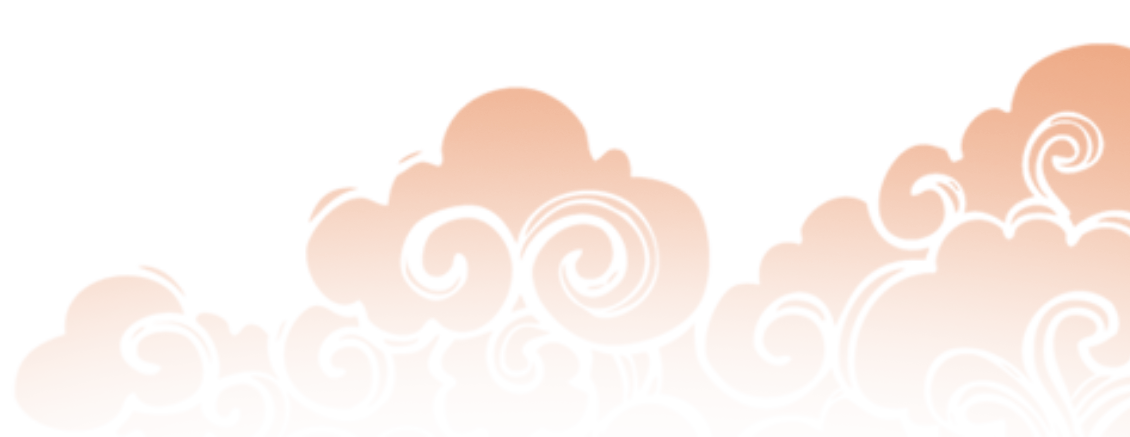
#> input picture images/decoration/cloud-top.png, 1130 x 437 px, found by its file name
$ python fix-cloud-alpha.py
#> lines starting #> are read from the running program, lines starting #| are printed output that depends on the picture
# -*- coding: utf-8 -*-
"""Ensure cloud-top.png is RGBA PNG (preserve RGB, use luminance as alpha)."""
from PIL import Image
import sys

path = sys.argv[1] if len(sys.argv) > 1 else 'images/decoration/cloud-top.png'
img = Image.open(path).convert('RGB')
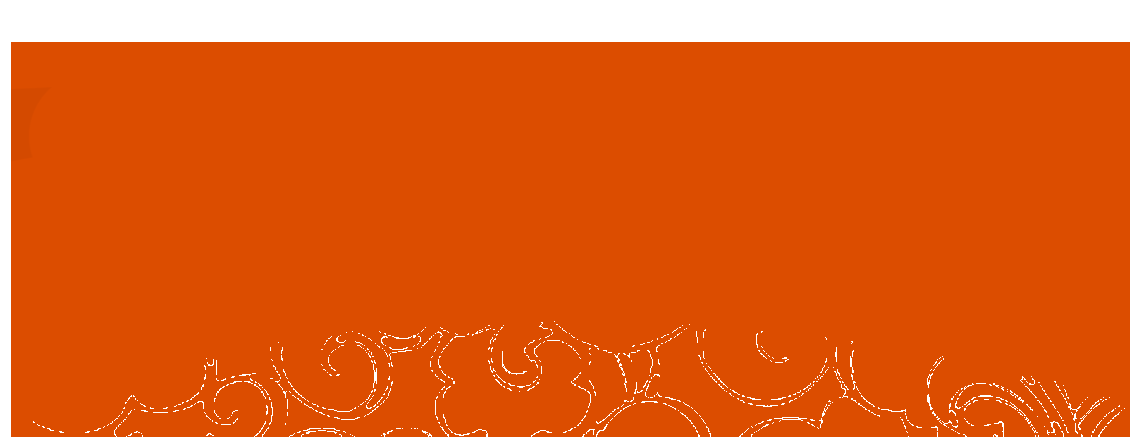
#> img: PIL image 1130x437 RGB; mean R, G, B 224, 97.2, 29
pixels = list(img.getdata())
#> pixels = 493810 items
rgba = []
for r, g, b in pixels:
    alpha = max(r, g, b)
    rgba.append((r, g, b, alpha))
#> after the loop, rgba = 493810 items
out = Image.new('RGBA', img.size)
#> out: PIL image 1130x437 RGBA; every value is 0
out.putdata(rgba)
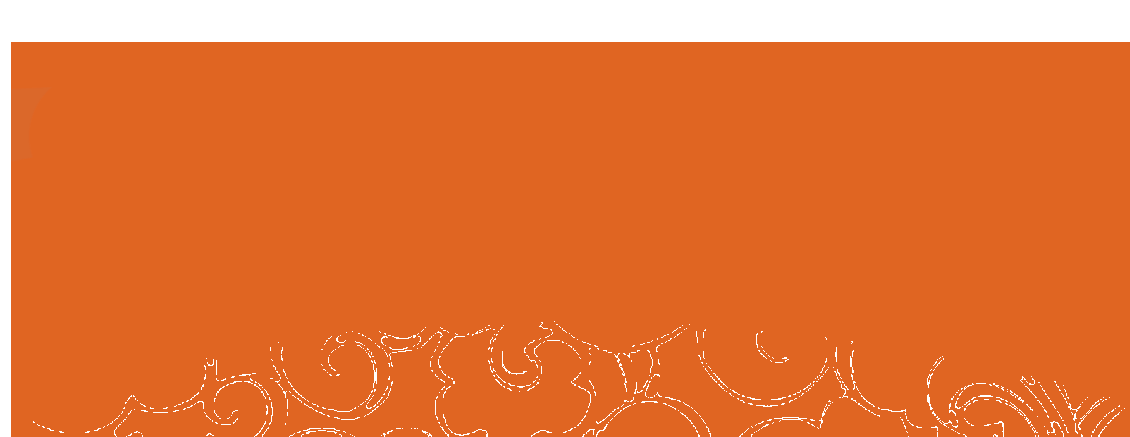
#> out: PIL image 1130x437 RGBA; mean R, G, B, A 224, 97.2, 29, 224; transparent parts drawn white
out.save(path, format='PNG')
print('OK', path, img.size)
#| OK images/decoration/cloud-top.png (1130, 437)
